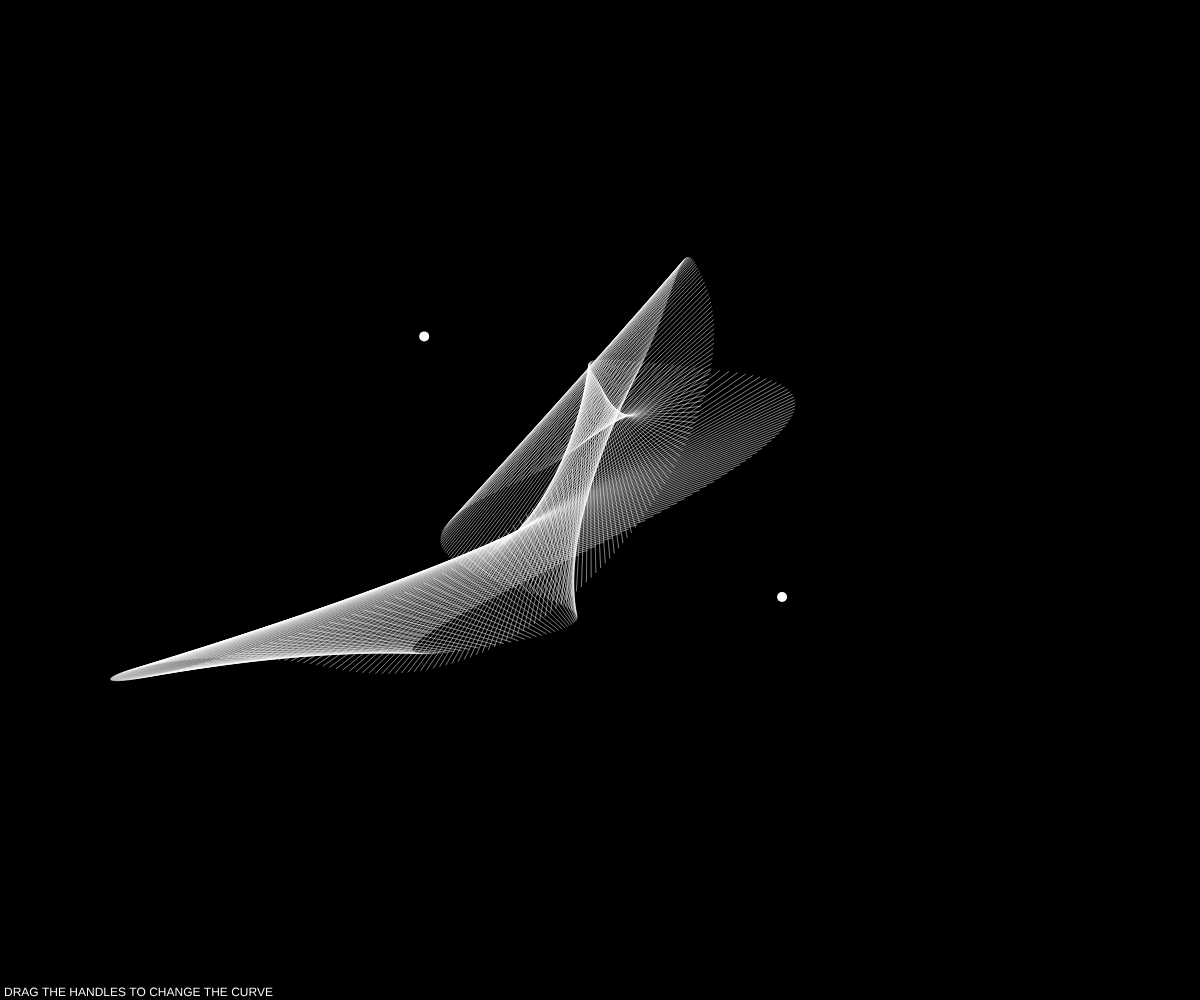
Frame 1 (no input)
Frame 60 (no input): identical to frame 1, image omitted
Frame 120 (the mouse pressed at the canvas centre since frame 60): identical to frame 1, image omitted

The p5.js sketch that drew this single still picture (run headless with seeded random() and noise() and a simulated clock; from frame 60 on, the mouse is pressed at the canvas centre):

// p5.js sketch
// ── sketch.js
const points = [];
let dragPoint = null;
let pts = [];
let seed;

const numPoints = 5;
const dragRadius = 20;

function setup() {
    createCanvas(windowWidth, windowHeight);
    background(0);


    x1 = random((1 / 4) * width, (3 / 4) * width);
    x2 = random((1 / 4) * width, (3 / 4) * width);
    x3 = random((1 / 4) * width, (3 / 4) * width);
    x4 = random((1 / 4) * width, (3 / 4) * width);
    x5 = x3 + 2 * (x4 - x3);
    x6 = random((1 / 4) * width, (3 / 4) * width);
    x7 = random((1 / 4) * width, (3 / 4) * width);
    x8 = x6 + 2 * (x7 - x6);
    x9 = x2 + 2 * (x1 - x2);
    x10 = x1;

    y1 = random((1 / 4) * height, (3 / 4) * height);
    y2 = random((1 / 4) * height, (3 / 4) * height);
    y3 = random((1 / 4) * height, (3 / 4) * height);
    y4 = random((1 / 4) * height, (3 / 4) * height);
    y5 = y3 + 2 * (y4 - y3);
    y6 = random((1 / 4) * height, (3 / 4) * height);
    y7 = random((1 / 4) * height, (3 / 4) * height);
    y8 = y6 + 2 * (y7 - y6);
    y9 = y2 + 2 * (y1 - y2);
    y10 = y1;

    x11 = random((1 / 4) * width, (3 / 4) * width);
    x12 = random((1 / 4) * width, (3 / 4) * width);
    x13 = random((1 / 4) * width, (3 / 4) * width);
    x14 = random((1 / 4) * width, (3 / 4) * width);
    x15 = x13 + 2 * (x14 - x13);
    x16 = random((1 / 4) * width, (3 / 4) * width);
    x17 = random((1 / 4) * width, (3 / 4) * width);
    x18 = x16 + 2 * (x17 - x16);
    x19 = x12 + 2 * (x11 - x12);
    x20 = x11;

    y11 = random((1 / 4) * height, (3 / 4) * height);
    y12 = random((1 / 4) * height, (3 / 4) * height);
    y13 = random((1 / 4) * height, (3 / 4) * height);
    y14 = random((1 / 4) * height, (3 / 4) * height);
    y15 = y13 + 2 * (y14 - y13);
    y16 = random((1 / 4) * height, (3 / 4) * height);
    y17 = random((1 / 4) * height, (3 / 4) * height);
    y18 = y16 + 2 * (y17 - y16);
    y19 = y12 + 2 * (y11 - y12);
    y20 = y11;
}


function draw() {
    background(0);
    randomSeed(seed);
    noStroke();
    noFill();

    pts = [
        createVector(x2, y2),
        createVector(x6, y6),
    ]





    noStroke();
    fill(255);

    for (let pt of pts) {
        ellipse(pt.x, pt.y, 10, 10);
    }



    if (mouseIsPressed) {
        for (let i = 0; i < pts.length; i++) {
            pt = pts[i]
            if (dist(mouseX, mouseY, pt.x, pt.y) < 40) {
                pt.x = mouseX;
                pt.y = mouseY;
                if (i == 0) {
                    x2 = mouseX;
                    y2 = mouseY;

                }
                else {
                    x6 = mouseX;
                    y6 = mouseY;
                }
                break;
            }
        }
    }




    // // Bezier 1
    // beginShape();
    // vertex(x1, y1);
    // bezierVertex(x2, y2, x3, y3, x4, y4);
    // bezierVertex(x5, y5, x6, y6, x7, y7);
    // bezierVertex(x8, y8, x9, y9, x10, y10);
    // endShape();

    // // Bezier 2
    // beginShape();
    // vertex(x11, y11);
    // bezierVertex(x12, y12, x13, y13, x14, y14);
    // bezierVertex(x15, y15, x16, y16, x17, y17);
    // bezierVertex(x18, y18, x19, y19, x20, y20);
    // endShape();



    for (let t = 0; t <= 1; t = t + 0.01) {
        stroke(255);
        strokeWeight(.5);

        let x = bezierPoint(x1, x2, x3, x4, t);
        let y = bezierPoint(y1, y2, y3, y4, t);
        let xb = bezierPoint(x4, x5, x6, x7, t);
        let yb = bezierPoint(y4, y5, y6, y7, t);
        let xc = bezierPoint(x7, x8, x9, x10, t);
        let yc = bezierPoint(y7, y8, y9, y10, t);

        let xd = bezierPoint(x11, x12, x13, x14, t);
        let yd = bezierPoint(y11, y12, y13, y14, t);
        let xe = bezierPoint(x14, x15, x16, x17, t);
        let ye = bezierPoint(y14, y15, y16, y17, t);
        let xf = bezierPoint(x17, x18, x19, x20, t);
        let yf = bezierPoint(y17, y18, y19, y20, t);

        line(x, y, xd, yd);
        line(xb, yb, xe, ye);
        line(xc, yc, xf, yf);
    }

    fill(255);
    textSize(12);
    textStyle()
    strokeWeight(0);
    text("DRAG THE HANDLES TO CHANGE THE CURVE", 4, height - 4);
}
